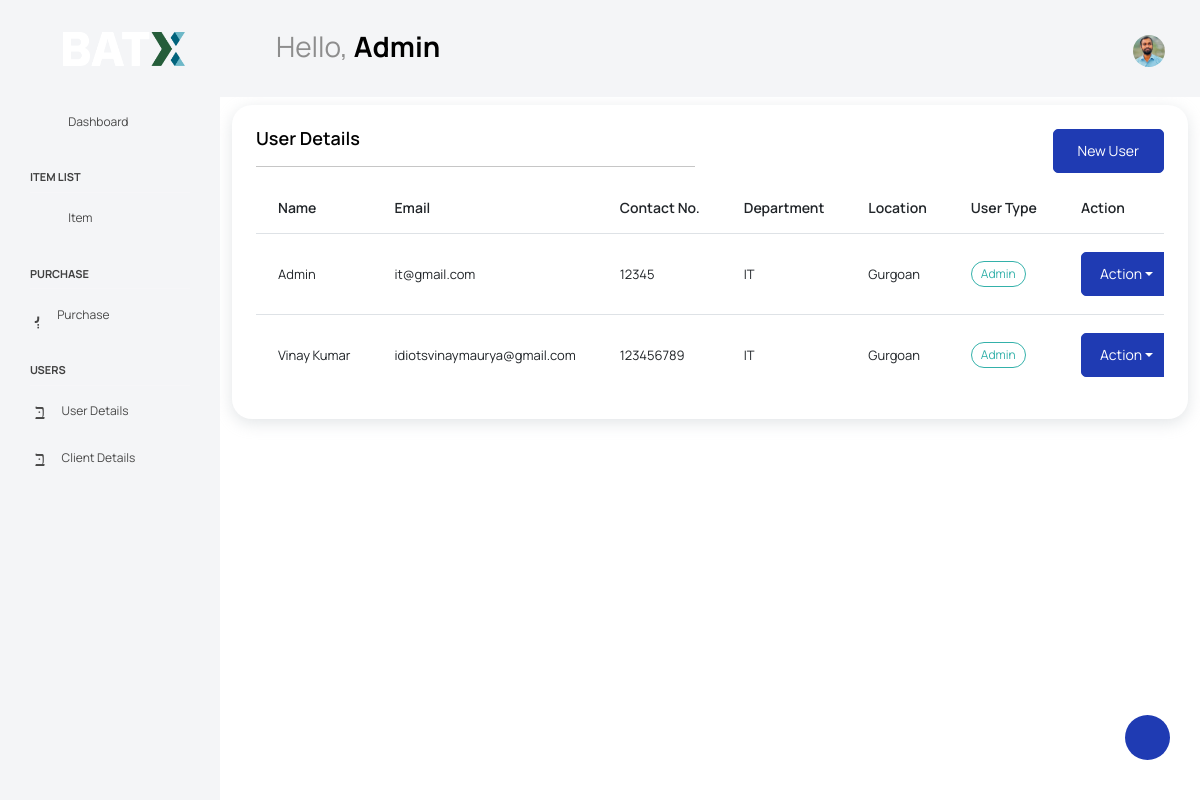
The page /users/ (signed in) on the database its author committed.
### inventory/models.py (models this page shows, shortened)
class CustomUser(AbstractUser):
    username=None
    phone=models.CharField(max_length=10,unique=True)
    email=models.EmailField(max_length=100,unique=True,null=False)
    name=models.CharField(max_length=40)
    user_pic=models.ImageField(upload_to="user_pic",null=True)
    user_Type = models.CharField(max_length=40,choices=UType, null=True)
    department = models.CharField( max_length=40,choices=ProcessName,null=True)
    location = models.CharField(max_length=40,choices=Loaction,null=True)
    USERNAME_FIELD='email'
    REQUIRED_FIELDS=[]
    objects=UserManager()

### inventory/views.py (the view)
# urls.py: path("users/", views.users, name="users"),
@permission_required('auth.view_user', raise_exception=True)
@login_required
def users(request):
    users = CustomUser.objects.all()
    context = {"title": "Users", "users": users}
    return render(request, "inventory/users.html", context)

### inventory/templates/inventory/users.html (shortened to what this page needs)
{% extends 'inventory/base.html' %}
{% block content %}
<div class="main-panel">
  <div class="container my-2 ">
    <div class="card">
      <div class="card-body">
        <div class="row">
          <div class="col">
          <h4 class="card-title">User Details</h4>
          <hr>
          </div>
          <div class="col text-end">
            <a href="{% url 'register' %}" class="btn btn-primary">New User</a>
          </div>
        </div>
        <div class="table-responsive">
          <table class="table table-hover">
            <thead>
              <tr>
                <th>Name</th>
                <th>Email</th>
                <th>Contact No.</th>
                <th>Department</th>
                <th>Location</th>
                <th>User Type</th>
                <th>Action</th>
              </tr>
            </thead>
          <tbody>
          {% for user in users %}
            <tr>
              <td>{{user.name}}</td>
                <td>{{ user.email}}</td>
                <td>{{ user.phone }}</td>
                <td>{{ user.department }}</td>
                <td>{{ user.location }}</td>
                {% if user.user_Type == 'Admin' %}
                  <td><label class="badge badge-success">{{ user.user_Type }}</label></td>
                {% elif user.user_Type == 'User' %}
                  <td><label class="badge badge-warning">{{ user.user_Type }}</label></td>
                {% else %}
                  <td><label class="badge badge-danger">{{ user.user_Type }}</label></td>
                {% endif %}
                <td>
                  <div class="btn-group">
                    <button type="button" class="btn btn-primary dropdown-toggle dropdown-toggle-split" data-bs-toggle="dropdown" aria-expanded="false">
                      Action <span class="visually-hidden">Toggle Dropdown</span>
                    </button>
                  </div>
                </td>
            </tr>
          {% endfor %}
          </tbody>
          </table>
        </div>
      </div>
    </div>
  </div>
</div>
{% endblock %}

### inventory/templates/inventory/base.html (shortened to what this page needs)
{% load static %}
<!DOCTYPE html>
<html lang="en">
<head>
  <link rel="stylesheet" href="{% static 'inventory/vendors/feather/feather.css'%}">
  <link rel="stylesheet" href="{% static 'inventory/vendors/mdi/css/materialdesignicons.min.css'%}">
  <link rel="stylesheet" href="{% static 'inventory/vendors/ti-icons/css/themify-icons.css'%}">
  <link rel="stylesheet" href="{% static 'inventory/vendors/typicons/typicons.css'%}">
  <link rel="stylesheet" href="{% static 'inventory/vendors/simple-line-icons/css/simple-line-icons.css'%}">
  <link rel="stylesheet" href="{% static 'inventory/vendors/css/vendor.bundle.base.css'%}">
  <link rel="stylesheet" href="{% static 'inventory/vendors/datatables.net-bs4/dataTables.bootstrap4.css'%}">
  <link rel="stylesheet" href="{% static 'inventory/js/select.dataTables.min.css'%}">
  <link rel="stylesheet" href="{% static 'inventory/css/vertical-layout-light/style.css'%}">
</head>
<body>
  {% if user.is_authenticated and user.is_staff and user.is_superuser %}
  <div class="container-scroller">
      <nav class="navbar default-layout col-lg-12 col-12 p-0 fixed-top d-flex align-items-top flex-row">
          <div class="text-center navbar-brand-wrapper d-flex align-items-center justify-content-start">
              <div class="me-3">
                  <button class="navbar-toggler navbar-toggler align-self-center" type="button" data-bs-toggle="minimize">
                      <span class="icon-menu"></span>
                  </button>
              </div>
              <div>
                  <a class="navbar-brand brand-logo" href="{% url 'dash' %}">
                      <img src="{%static 'inventory/images/logo.png'%}" alt="logo" />
                  </a>
              </div>
          </div>
          <div class="navbar-menu-wrapper d-flex align-items-top">
              <ul class="navbar-nav">
                  <li class="nav-item font-weight-semibold d-none d-lg-block ms-0">
                      <h1 class="welcome-text">Hello, <span class="text-black fw-bold">{{user.name}}</span></h1>
                  </li>
              </ul>
              <ul class="navbar-nav ms-auto">
                  <li class="nav-item dropdown d-none d-lg-block user-dropdown">
                      <a class="nav-link" id="UserDropdown" href="#" data-bs-toggle="dropdown" aria-expanded="false">
                        {% if user.user_pic %}
                        <img class="img-xs rounded-circle" src="{{ user.user_pic.url }}" alt="logo" width="100" height="100">
                    {% else %}
                        <img class="img-xs rounded-circle" src="{%static 'inventory/images/faces/face8.jpg'%}"  alt="Default image">
                    {% endif %}
                      </a>
                  </li>
              </ul>
          </div>
      </nav>
      <div class="container-fluid page-body-wrapper">
          <div class="theme-setting-wrapper">
              <div id="settings-trigger"><i class="ti-settings"></i></div>
          </div>
          <nav class="sidebar sidebar-offcanvas" id="sidebar">
              <ul class="nav">
                  <li class="nav-item">
                      <a class="nav-link" href="{% url 'dash' %}">
                          <i class="mdi mdi-grid-large menu-icon"></i>
                          <span class="menu-title">Dashboard</span>
                      </a>
                  </li>
                  <li class="nav-item nav-category">Item List</li>
                  <li class="nav-item">
                    <a class="nav-link" data-bs-toggle="collapse" href="#ui-basic" aria-expanded="false" aria-controls="ui-basic">
                      <i class="menu-icon mdi mdi-floor-plan"></i>
                      <span class="menu-title">Item</span>
                      <i class="menu-arrow"></i>
                    </a>
                  </li>
                  <li class="nav-item nav-category">Purchase</li>
          <li class="nav-item">
            <a class="nav-link" data-bs-toggle="collapse" href="#form-elements" aria-expanded="false" aria-controls="form-elements">
              <i class="menu-icon mdi mdi-card-text-outline"></i>
              <span class="menu-title">Purchase</span>
              <i class="menu-arrow"></i>
            </a>
          </li>
          <li class="nav-item nav-category">Users</li>
          <li class="nav-item">
            <a class="nav-link" data-bs-toggle="collapse" href="#user-details" aria-expanded="false" aria-controls="user-details">
              <i class="menu-icon mdi mdi-account-circle-outline"></i>
              <span class="menu-title">User Details</span>
              <i class="menu-arrow"></i>
            </a>
          </li>
          <li class="nav-item">
            <a class="nav-link" data-bs-toggle="collapse" href="#client-details" aria-expanded="false" aria-controls="client-details">
              <i class="menu-icon mdi mdi-account-circle-outline"></i>
              <span class="menu-title">Client Details</span>
              <i class="menu-arrow"></i>
            </a>
          </li>
          </nav>
          {% endif %}
          {% block content%}
          {% endblock %}
      </div>
  </div>
</body>
</html>

### rows shown on the page
CustomUser: name "Admin", user_pic (picture), email "it@gmail.com", phone "12345", department "IT", location "Gurgoan", user_Type "Admin"
CustomUser: name "Vinay Kumar", email "idiotsvinaymaurya@gmail.com", phone "123456789", department "IT", location "Gurgoan", user_Type "Admin"
